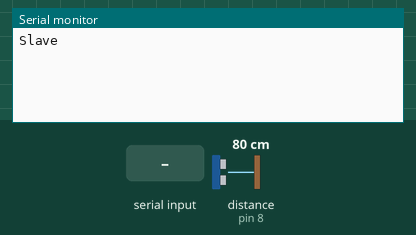
Simulated run of this sketch. Board: Arduino Uno, built with avr-gcc and run on an emulated ATmega328P. On the bench: the last lines printed to the serial monitor. Inputs (shaded band) come from the test bench; at power-on: distance to the obstacle (sensor on pin 8) 80 cm.

Above: at 1.2 s.
1.3 s: "A" received over the second serial link
At 2.4 s:
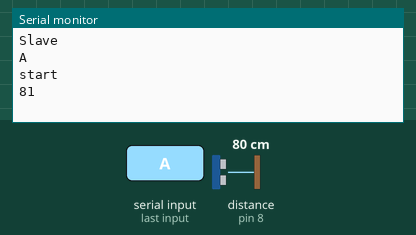
2.8 s: "B" received over the second serial link
At 4.0 s:
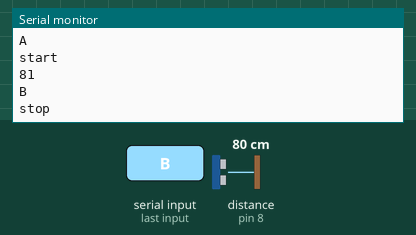

The sketch:

Slave.ino
```cpp
#include <SoftwareSerial.h>
#include <NewPing.h>
SoftwareSerial HC12(10,11); // HC-12 TX Pin, HC-12 RX Pin
#define TRIG 9
#define ECO 8
NewPing sonar(TRIG, ECO, 500); //500 is the max distance in cm
bool start = false;;
byte incomingByte;
String HC = "";


void HCFun();

void setup() {
  Serial.begin(1200);
  HC12.begin(1200);
  Serial.println("Slave");
}


void loop() {
  delay(50);
  //it listens on the HC port for incoming messages
  while (HC12.available()) {  // If HC-12 has data
    incomingByte = HC12.read();
    HC += char(incomingByte);
  }
  if(HC != ""){
    HCFun();
  }

  if(start){
    int ultrasound = sonar.ping_cm();
    Serial.println(ultrasound);
    if (ultrasound > 10 && ultrasound < 100) //to prevent errors
    {
      HC12.print("C"); //stops the time
      start = false;
    }
  }
}


//this function describes what arduino must do for each different HC input
void HCFun(){
  Serial.println(HC);
  if(HC == "A")
          {start=true;
          Serial.println("start");}
  if(HC == "B")
          {start=false;
          Serial.println("stop");}
  HC="";
}
```

Measured:
- after the input at 1.3 s, the serial monitor: prints a new line at once (image 1)
- after the input at 2.8 s, the serial monitor: prints a new line at once (image 2)
